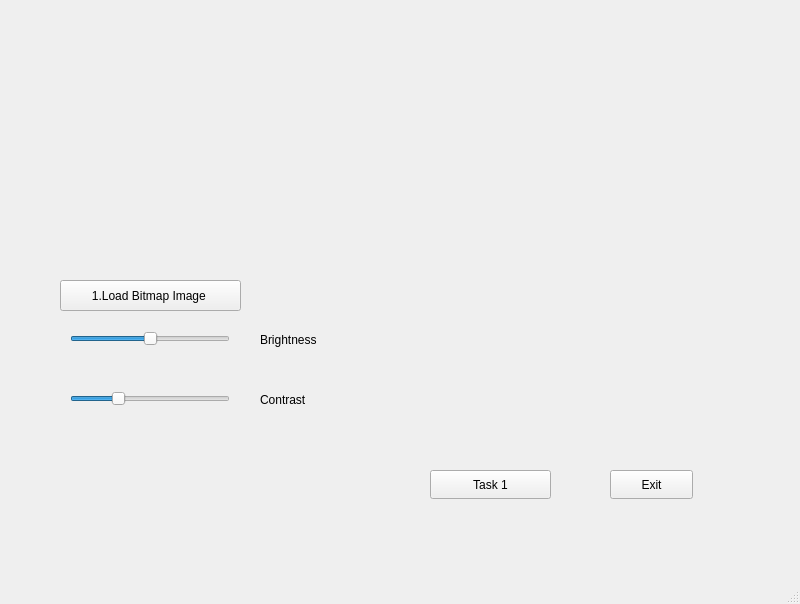
<?xml version="1.0" encoding="UTF-8"?>
<ui version="4.0">
 <class>MainWindow</class>
 <widget class="QMainWindow" name="MainWindow">
  <property name="geometry">
   <rect>
    <x>0</x>
    <y>0</y>
    <width>800</width>
    <height>604</height>
   </rect>
  </property>
  <property name="windowTitle">
   <string>MainWindow</string>
  </property>
  <widget class="QWidget" name="centralwidget">
   <widget class="QStackedWidget" name="stackedWidget">
    <property name="geometry">
     <rect>
      <x>0</x>
      <y>-20</y>
      <width>801</width>
      <height>621</height>
     </rect>
    </property>
    <property name="currentIndex">
     <number>1</number>
    </property>
    <widget class="QWidget" name="page">
     <widget class="QPushButton" name="pushButton">
      <property name="geometry">
       <rect>
        <x>10</x>
        <y>480</y>
        <width>201</width>
        <height>31</height>
       </rect>
      </property>
      <property name="text">
       <string>1. Load Bit Map Image </string>
      </property>
     </widget>
     <widget class="QPushButton" name="pushButton_2">
      <property name="geometry">
       <rect>
        <x>10</x>
        <y>520</y>
        <width>201</width>
        <height>29</height>
       </rect>
      </property>
      <property name="text">
       <string>2. Load Overlay Image </string>
      </property>
     </widget>
     <widget class="QLabel" name="label">
      <property name="geometry">
       <rect>
        <x>230</x>
        <y>40</y>
        <width>531</width>
        <height>401</height>
       </rect>
      </property>
      <property name="text">
       <string/>
      </property>
     </widget>
     <widget class="QPushButton" name="pushButton_3">
      <property name="geometry">
       <rect>
        <x>250</x>
        <y>500</y>
        <width>201</width>
        <height>29</height>
       </rect>
      </property>
      <property name="text">
       <string>3.OverLay Images</string>
      </property>
     </widget>
     <widget class="QLabel" name="label_2">
      <property name="geometry">
       <rect>
        <x>20</x>
        <y>50</y>
        <width>181</width>
        <height>171</height>
       </rect>
      </property>
      <property name="text">
       <string/>
      </property>
     </widget>
     <widget class="QLabel" name="label_3">
      <property name="geometry">
       <rect>
        <x>20</x>
        <y>270</y>
        <width>181</width>
        <height>171</height>
       </rect>
      </property>
      <property name="text">
       <string/>
      </property>
     </widget>
     <widget class="QPushButton" name="pushButton_4">
      <property name="geometry">
       <rect>
        <x>480</x>
        <y>500</y>
        <width>201</width>
        <height>29</height>
       </rect>
      </property>
      <property name="text">
       <string>4. Next Task</string>
      </property>
     </widget>
    </widget>
    <widget class="QWidget" name="page_2">
     <widget class="QPushButton" name="pushButton_5">
      <property name="geometry">
       <rect>
        <x>430</x>
        <y>490</y>
        <width>121</width>
        <height>29</height>
       </rect>
      </property>
      <property name="text">
       <string>Task 1</string>
      </property>
     </widget>
     <widget class="QPushButton" name="pushButton_6">
      <property name="geometry">
       <rect>
        <x>610</x>
        <y>490</y>
        <width>83</width>
        <height>29</height>
       </rect>
      </property>
      <property name="text">
       <string>Exit</string>
      </property>
     </widget>
     <widget class="QPushButton" name="pushButton_7">
      <property name="geometry">
       <rect>
        <x>60</x>
        <y>300</y>
        <width>181</width>
        <height>31</height>
       </rect>
      </property>
      <property name="text">
       <string>1.Load Bitmap Image </string>
      </property>
     </widget>
     <widget class="QLabel" name="lbl_image_5">
      <property name="geometry">
       <rect>
        <x>300</x>
        <y>20</y>
        <width>421</width>
        <height>321</height>
       </rect>
      </property>
      <property name="text">
       <string/>
      </property>
     </widget>
     <widget class="QSlider" name="bn_Slider">
      <property name="geometry">
       <rect>
        <x>70</x>
        <y>350</y>
        <width>160</width>
        <height>18</height>
       </rect>
      </property>
      <property name="minimum">
       <number>-255</number>
      </property>
      <property name="maximum">
       <number>255</number>
      </property>
      <property name="singleStep">
       <number>1</number>
      </property>
      <property name="orientation">
       <enum>Qt::Horizontal</enum>
      </property>
     </widget>
     <widget class="QLabel" name="label_4">
      <property name="geometry">
       <rect>
        <x>260</x>
        <y>350</y>
        <width>71</width>
        <height>20</height>
       </rect>
      </property>
      <property name="text">
       <string>Brightness </string>
      </property>
     </widget>
     <widget class="QSlider" name="bn_Slider_2">
      <property name="geometry">
       <rect>
        <x>70</x>
        <y>410</y>
        <width>160</width>
        <height>18</height>
       </rect>
      </property>
      <property name="minimum">
       <number>-10</number>
      </property>
      <property name="maximum">
       <number>25</number>
      </property>
      <property name="singleStep">
       <number>1</number>
      </property>
      <property name="orientation">
       <enum>Qt::Horizontal</enum>
      </property>
     </widget>
     <widget class="QLabel" name="label_5">
      <property name="geometry">
       <rect>
        <x>260</x>
        <y>410</y>
        <width>71</width>
        <height>20</height>
       </rect>
      </property>
      <property name="text">
       <string>Contrast</string>
      </property>
     </widget>
    </widget>
   </widget>
  </widget>
  <widget class="QMenuBar" name="menubar">
   <property name="geometry">
    <rect>
     <x>0</x>
     <y>0</y>
     <width>800</width>
     <height>25</height>
    </rect>
   </property>
  </widget>
  <widget class="QStatusBar" name="statusbar"/>
 </widget>
 <resources/>
 <connections/>
</ui>
